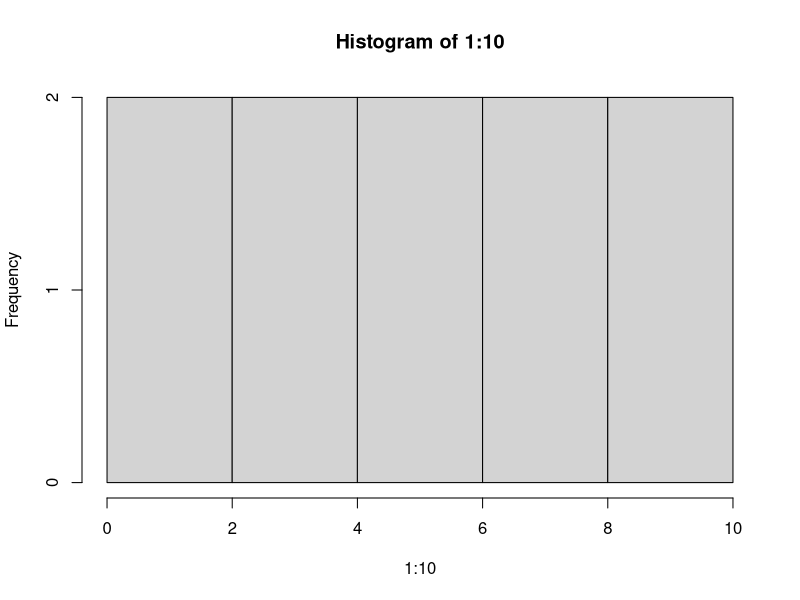

Write the R code that produced this figure.
## ---- chunk 1

#sscs$latitude <- sscs$lat 
#sscs$longitude <- sscs$lon 
#plotLatLonHeatmap(sscs)

hist(1:10)
